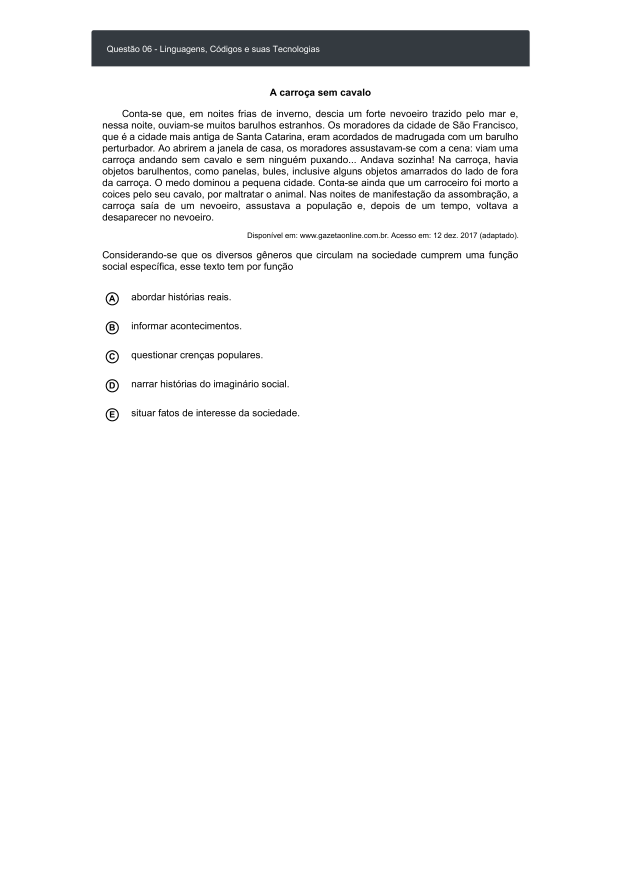
#> input picture 2Passo-RemoverBordasPaginasInteiras/imagens/pagina_enem_10.png, 2483 x 3513 px (shown at 1/4 size); its folder holds 4 pictures in this run
$ python remover-bordas.py
#> lines starting #> are read from the running program, lines starting #| are printed output that depends on the picture
"""
Propósito: remover as bordas externas das páginas
Autor: Alexandre Nassar de Peder
Criação: 02/10/2025
Atualização: 03/06/2026

OBS1: puxe a pasta "imagens-convertidas" do passo 1 para essa pasta do passo 2
OBS2: tive que contar pixels usando o GIMP para saber quanto pixels cortar de borda
"""

from PIL import Image
import os

pasta_imagens = "imagens"
pasta_saida = "sem-bordas-externas"

os.makedirs(pasta_saida, exist_ok=True)

for nome_arquivo in os.listdir(pasta_imagens):
    if nome_arquivo.lower().endswith(".png"):
        caminho_entrada = os.path.join(pasta_imagens, nome_arquivo)
        imagem = Image.open(caminho_entrada)
#> imagem is the input picture: PIL image 2483x3513 RGB; mean R, G, B 244.2, 244.3, 244.5

        largura, altura = imagem.size
#> largura = 2483; altura = 3513

        caixa_corte = (276, 390, largura - 276, altura - 280)
#> caixa_corte = (276, 390, 2207, 3233)
        imagem_cortada = imagem.crop(caixa_corte)
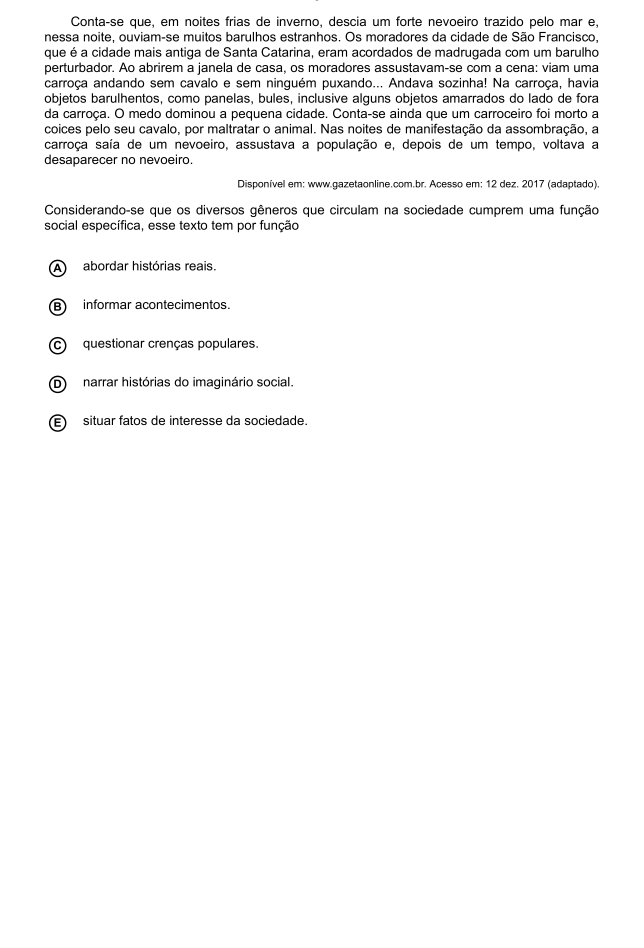
#> imagem_cortada: PIL image 1931x2843 RGB (shown at 1/3 size); min 0, max 255, mean 247.1

        caminho_saida = os.path.join(pasta_saida, nome_arquivo)
        imagem_cortada.save(caminho_saida)
#> pass 2 of the loop `for nome_arquivo in os.listdir(pasta_imagens):`:
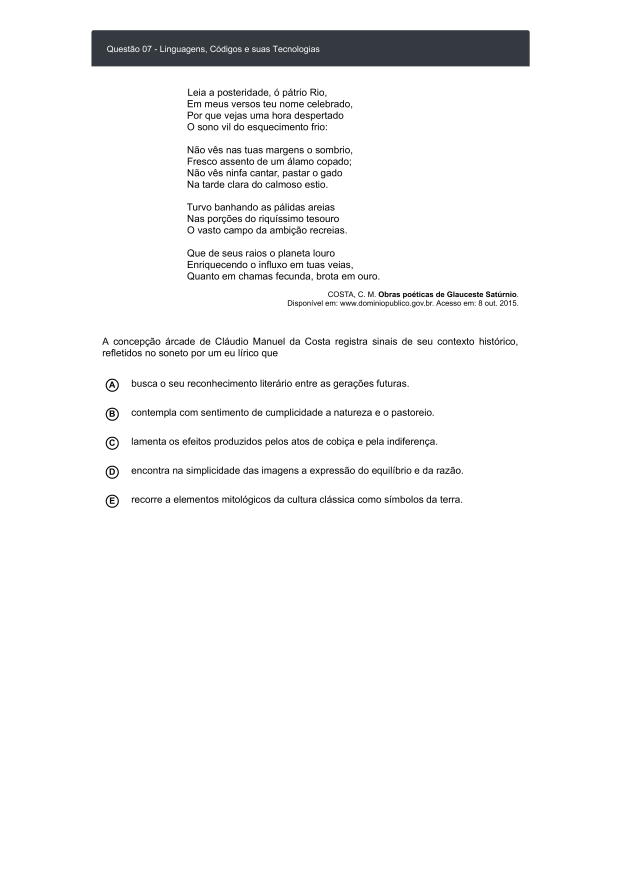
#> input picture 2Passo-RemoverBordasPaginasInteiras/imagens/pagina_enem_11.png, 2483 x 3513 px (shown at 1/4 size)
#> imagem is the input picture: PIL image 2483x3513 RGB; mean R, G, B 244.7, 244.9, 245.1
#> `imagem_cortada = imagem.crop(caixa_corte)`:
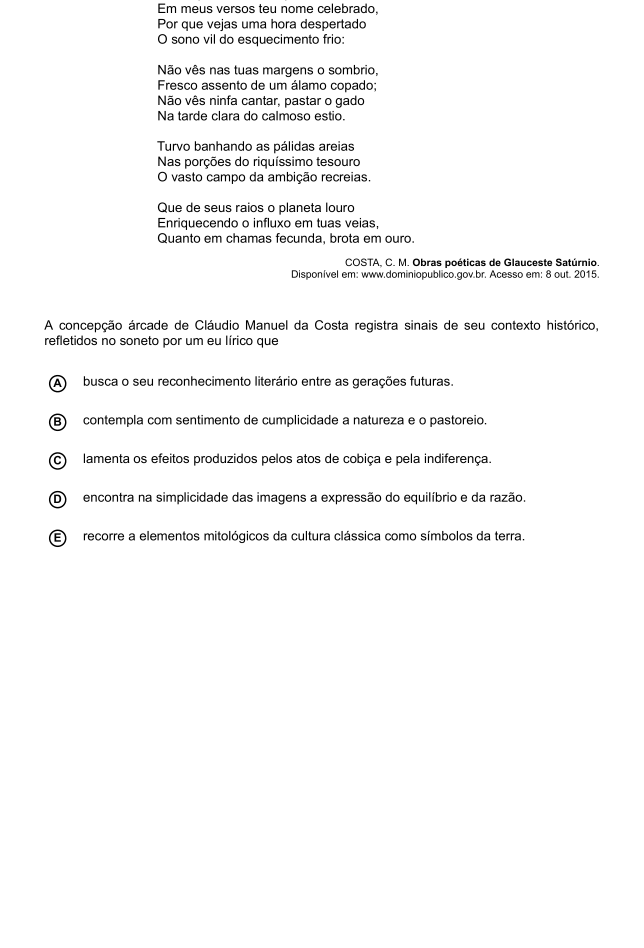
#> imagem_cortada: PIL image 1931x2843 RGB (shown at 1/3 size); min 0, max 255, mean 248.1
#> pass 3 of the loop `for nome_arquivo in os.listdir(pasta_imagens):`:
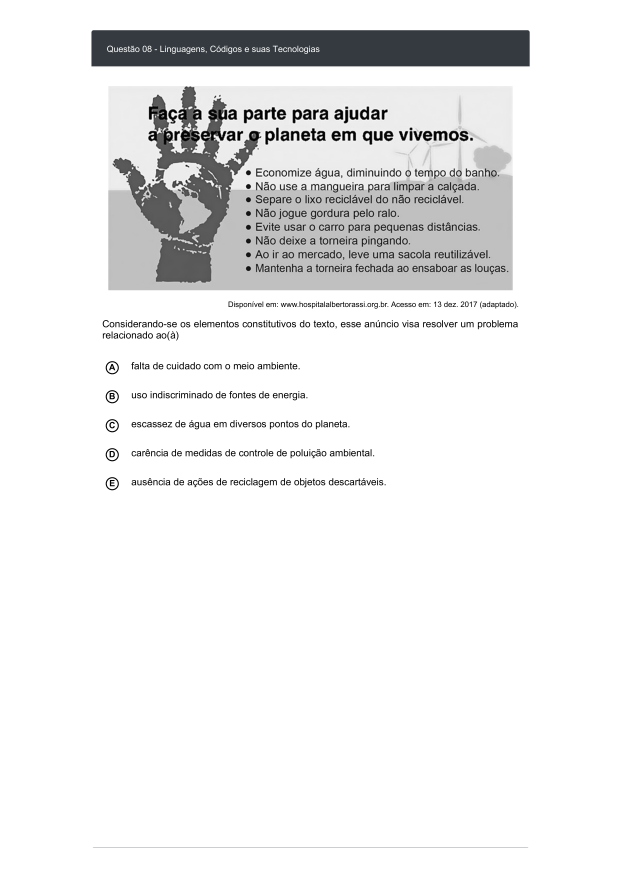
#> input picture 2Passo-RemoverBordasPaginasInteiras/imagens/pagina_enem_12.png, 2483 x 3513 px (shown at 1/4 size)
#> imagem is the input picture: PIL image 2483x3513 RGB; mean R, G, B 236.2, 236.4, 236.6
#> `imagem_cortada = imagem.crop(caixa_corte)`:
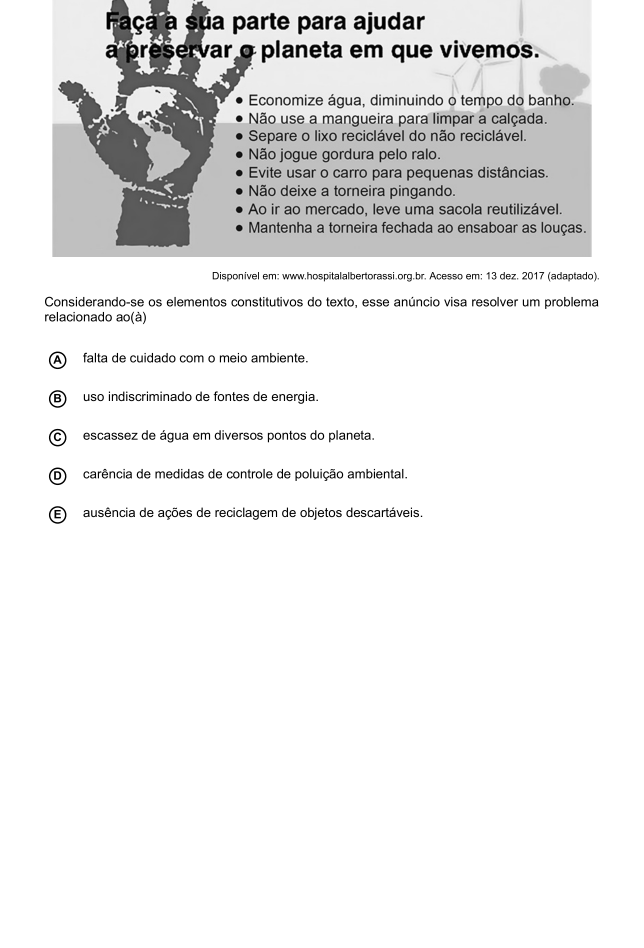
#> imagem_cortada: PIL image 1931x2843 RGB (shown at 1/3 size); min 0, max 255, mean 234.7
#> the loop made 4 passes; the first 3 are shown

print("Recorte das bordas concluído.")
